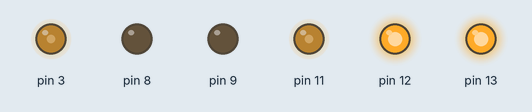
Simulated run of this sketch. Board: Arduino Uno, built with avr-gcc and run on an emulated ATmega328P. Shown: output pins drawn as LEDs (lit = HIGH). What the sketch prints to the serial monitor is not drawn.

Above: at 0.1 s.
Timing chart, 0 to 1.6 s (numbered marks = the images above):
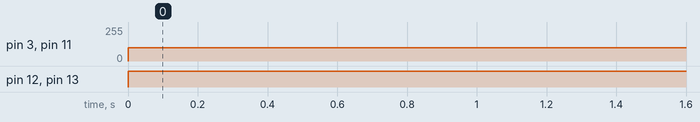

Measured:
- by itself, pin 3, pin 11: 0/255 → 100/255 at 0.00 s
- by itself, pin 12, pin 13: LOW → HIGH at 0.00 s

The sketch:

Main.ino
```cpp
#include "Motor.h"

Motor *right = new Motor(12, 3 ,9);
Motor *left = new Motor(13, 11, 8);

void setup() {
  // put your setup code here, to run once:
  Serial.begin(9600);


}

void loop() {
  // put your main code here, to run repeatedly:
  right->drive_forward(100);
  left->drive_forward(100);
  delay(4000);

}
```

Motor.cpp
```cpp
#include "Motor.h"

Motor::Motor(int direction_pin, int speed_pin, int brake_pin)
{
  this->direction_pin = direction_pin;
  this->speed_pin = speed_pin;
  this->brake_pin = brake_pin;

  setup_motor();
}

void Motor::setup_motor()
{
  pinMode(direction_pin, OUTPUT);
  pinMode(brake_pin, OUTPUT);
}

void Motor::drive_forward(int power)
{
  Serial.print("going  foward");
  if(direction != FORWARD)
  {
    set_direction_forward();
  }
  analogWrite(speed_pin, verify_power(power));
}

void Motor::drive_backward(int power)
{
  Serial.print("going  backward");
  if(direction != BACKWARD)
  {
    set_direction_backward();
  }
  analogWrite(speed_pin, verify_power(power));
}

void Motor::drive_stop()
{
  digitalWrite(brake_pin, HIGH);
  direction = STOP;
}

void Motor::set_direction_forward()
{
  digitalWrite(direction_pin, HIGH);
  digitalWrite(brake_pin, LOW);
  direction = FORWARD;
}

void Motor::set_direction_backward()
{
  digitalWrite(direction_pin, LOW);
  digitalWrite(brake_pin, LOW);
  direction = BACKWARD;
}

int Motor::verify_power(int power)
{
  power = power / STEP * STEP;

  if(power > MAX_POWER)
  {
    power = MAX_POWER;
  }
  else if(power < MIN_POWER)
  {
    power = MIN_POWER;
  }

  return power;
}
```

Motor.h
```cpp
#ifndef MOTOR_H
#define MOTOR_H

#include <Arduino.h>

#define MAX_POWER 255
#define MIN_POWER 0

#define FORWARD 1
#define STOP 0
#define BACKWARD -1

#define STEP 5

class Motor
{
  private:
    int direction_pin;
    int speed_pin;
    int brake_pin;

    //1 = forward, 0 = stop -1 = backward
    int direction;

    void setup_motor();
    void set_direction_forward();
    void set_direction_backward();
    int verify_power(int power);

  public:
    Motor(int direction_pin, int speed_pin, int brake_pin);
    void drive_forward(int power);
    void drive_backward(int power);
    void drive_stop();
};

#endif
```
